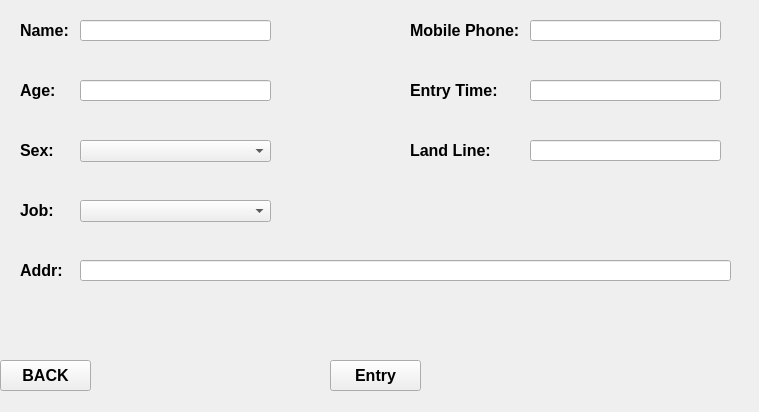
<?xml version="1.0" encoding="UTF-8"?>
<ui version="4.0">
 <class>EntryPersonal</class>
 <widget class="QWidget" name="EntryPersonal">
  <property name="geometry">
   <rect>
    <x>0</x>
    <y>0</y>
    <width>759</width>
    <height>412</height>
   </rect>
  </property>
  <property name="windowTitle">
   <string>Form</string>
  </property>
  <widget class="QLabel" name="label_name">
   <property name="geometry">
    <rect>
     <x>20</x>
     <y>20</y>
     <width>61</width>
     <height>21</height>
    </rect>
   </property>
   <property name="font">
    <font>
     <family>Arial</family>
     <pointsize>12</pointsize>
     <weight>75</weight>
     <bold>true</bold>
    </font>
   </property>
   <property name="text">
    <string>Name:</string>
   </property>
  </widget>
  <widget class="QLineEdit" name="lineEdit_name">
   <property name="geometry">
    <rect>
     <x>80</x>
     <y>20</y>
     <width>191</width>
     <height>21</height>
    </rect>
   </property>
  </widget>
  <widget class="QLabel" name="label_sex">
   <property name="geometry">
    <rect>
     <x>20</x>
     <y>140</y>
     <width>51</width>
     <height>21</height>
    </rect>
   </property>
   <property name="font">
    <font>
     <family>Arial</family>
     <pointsize>12</pointsize>
     <weight>75</weight>
     <bold>true</bold>
    </font>
   </property>
   <property name="text">
    <string>Sex:</string>
   </property>
  </widget>
  <widget class="QPushButton" name="pushButton_entry">
   <property name="geometry">
    <rect>
     <x>330</x>
     <y>360</y>
     <width>91</width>
     <height>31</height>
    </rect>
   </property>
   <property name="font">
    <font>
     <family>Arial</family>
     <pointsize>12</pointsize>
     <weight>75</weight>
     <bold>true</bold>
    </font>
   </property>
   <property name="text">
    <string>Entry</string>
   </property>
  </widget>
  <widget class="QPushButton" name="pushButton_back">
   <property name="geometry">
    <rect>
     <x>0</x>
     <y>360</y>
     <width>91</width>
     <height>31</height>
    </rect>
   </property>
   <property name="font">
    <font>
     <family>Arial</family>
     <pointsize>12</pointsize>
     <weight>75</weight>
     <bold>true</bold>
    </font>
   </property>
   <property name="text">
    <string>BACK</string>
   </property>
  </widget>
  <widget class="QComboBox" name="comboBox_sex">
   <property name="geometry">
    <rect>
     <x>80</x>
     <y>140</y>
     <width>191</width>
     <height>22</height>
    </rect>
   </property>
   <property name="font">
    <font>
     <family>Arial</family>
     <pointsize>12</pointsize>
    </font>
   </property>
  </widget>
  <widget class="QLineEdit" name="lineEdit_age">
   <property name="geometry">
    <rect>
     <x>80</x>
     <y>80</y>
     <width>191</width>
     <height>21</height>
    </rect>
   </property>
  </widget>
  <widget class="QLabel" name="label_age">
   <property name="geometry">
    <rect>
     <x>20</x>
     <y>80</y>
     <width>51</width>
     <height>21</height>
    </rect>
   </property>
   <property name="font">
    <font>
     <family>Arial</family>
     <pointsize>12</pointsize>
     <weight>75</weight>
     <bold>true</bold>
    </font>
   </property>
   <property name="text">
    <string>Age:</string>
   </property>
  </widget>
  <widget class="QLabel" name="label_mobilePhone">
   <property name="geometry">
    <rect>
     <x>410</x>
     <y>20</y>
     <width>111</width>
     <height>21</height>
    </rect>
   </property>
   <property name="font">
    <font>
     <family>Arial</family>
     <pointsize>12</pointsize>
     <weight>75</weight>
     <bold>true</bold>
    </font>
   </property>
   <property name="text">
    <string>Mobile Phone:</string>
   </property>
  </widget>
  <widget class="QLineEdit" name="lineEdit_mobilePhone">
   <property name="geometry">
    <rect>
     <x>530</x>
     <y>20</y>
     <width>191</width>
     <height>21</height>
    </rect>
   </property>
  </widget>
  <widget class="QLabel" name="label_EntryTime">
   <property name="geometry">
    <rect>
     <x>410</x>
     <y>80</y>
     <width>111</width>
     <height>21</height>
    </rect>
   </property>
   <property name="font">
    <font>
     <family>Arial</family>
     <pointsize>12</pointsize>
     <weight>75</weight>
     <bold>true</bold>
    </font>
   </property>
   <property name="text">
    <string>Entry Time:</string>
   </property>
  </widget>
  <widget class="QLineEdit" name="lineEdit_EntryTime">
   <property name="geometry">
    <rect>
     <x>530</x>
     <y>80</y>
     <width>191</width>
     <height>21</height>
    </rect>
   </property>
  </widget>
  <widget class="QLineEdit" name="lineEdit_addr">
   <property name="geometry">
    <rect>
     <x>80</x>
     <y>260</y>
     <width>651</width>
     <height>21</height>
    </rect>
   </property>
   <property name="text">
    <string/>
   </property>
  </widget>
  <widget class="QLabel" name="label_addr">
   <property name="geometry">
    <rect>
     <x>20</x>
     <y>260</y>
     <width>111</width>
     <height>21</height>
    </rect>
   </property>
   <property name="font">
    <font>
     <family>Arial</family>
     <pointsize>12</pointsize>
     <weight>75</weight>
     <bold>true</bold>
    </font>
   </property>
   <property name="text">
    <string>Addr:</string>
   </property>
  </widget>
  <widget class="QLineEdit" name="lineEdit_landline">
   <property name="geometry">
    <rect>
     <x>530</x>
     <y>140</y>
     <width>191</width>
     <height>21</height>
    </rect>
   </property>
   <property name="text">
    <string/>
   </property>
  </widget>
  <widget class="QLabel" name="label_landline">
   <property name="geometry">
    <rect>
     <x>410</x>
     <y>140</y>
     <width>111</width>
     <height>21</height>
    </rect>
   </property>
   <property name="font">
    <font>
     <family>Arial</family>
     <pointsize>12</pointsize>
     <weight>75</weight>
     <bold>true</bold>
    </font>
   </property>
   <property name="text">
    <string>Land Line:</string>
   </property>
  </widget>
  <widget class="QLabel" name="label_jobStatus">
   <property name="geometry">
    <rect>
     <x>20</x>
     <y>200</y>
     <width>51</width>
     <height>21</height>
    </rect>
   </property>
   <property name="font">
    <font>
     <family>Arial</family>
     <pointsize>12</pointsize>
     <weight>75</weight>
     <bold>true</bold>
    </font>
   </property>
   <property name="text">
    <string>Job:</string>
   </property>
  </widget>
  <widget class="QComboBox" name="comboBox_jobStatus">
   <property name="geometry">
    <rect>
     <x>80</x>
     <y>200</y>
     <width>191</width>
     <height>22</height>
    </rect>
   </property>
   <property name="font">
    <font>
     <family>Arial</family>
     <pointsize>12</pointsize>
    </font>
   </property>
  </widget>
 </widget>
 <resources/>
 <connections/>
</ui>
